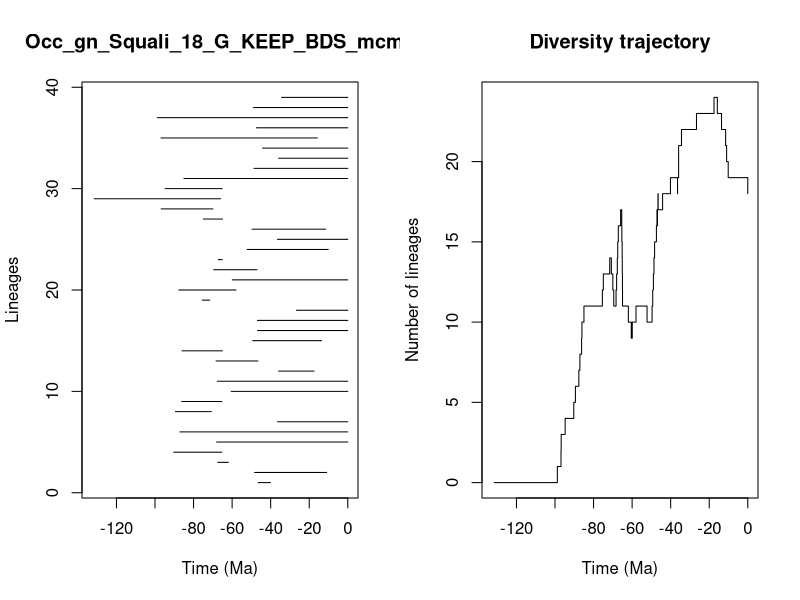

Recreate this plot in R.


pdf(file='../Results/Genus/5_MA_bins_EXT_EP_FT/pyrate_mcmc_logs/Occ_gn_Squali_18_G_KEEP_BDS_mcmc_LTT.pdf',width=0.6*20, height=0.6*10)
title = "Occ_gn_Squali_18_G_KEEP_BDS_mcmc"
ts=c(46.49281683516223, 48.3324545856406,67.4744977223342,90.25954654270492,68.04271662146154,87.08878728799523,36.44042541157194,89.41331679787874,86.20714982667229,60.444210615033846,67.67664912426736,35.87417145715648,68.32938625999792,86.02720242574148,49.30488274542662,46.844414441515646,46.85017192627387,26.604505619399674,75.43214402401205,87.63336505242128,59.9234263563778,69.52448765062452,67.15146897933745,52.24959038925736,36.44404707720271,49.64486042918594,74.92669785208433,96.80141947712247,131.56603178233206,94.73325015964653,84.98570743025883,48.66508319364468,35.86956550851448,44.19485699954507,96.88477599525442,47.388847374212894,98.78431908308532,48.94746602446097,34.39243056333091)
te=c(40.11888302776235, 10.976622729971071,61.95058106853422,65.37728861097632,0.0,0.0,0.0,70.77415785942243,65.32443600998015,0.0,0.0,17.511071761948394,46.602076155453894,65.01517755292326,13.619911281060972,0.0,0.0,0.0,71.60329484314332,57.9757794150408,0.0,47.103467737957004,65.10775756128938,10.150674745923169,0.0,11.48956116644177,64.97760900424852,70.00048454492176,65.97044720536778,65.15682248405417,0.0,0.0,0.0,0.0,15.800591760743146,0.0,0.0,0.0,0.0)
div_traj=c(0, 1,2,3,4,5,6,7,8,9,10,11,12,13,14,13,12,11,12,13,14,15,16,17,16,15,14,13,12,11,10,9,10,11,10,11,12,13,14,15,16,17,16,17,18,17,18,19,18,19,20,21,22,23,24,23,22,21,20,19,18)
time_events=c(131.56603178233206, 98.78431908308532,96.88477599525442,96.80141947712247,94.73325015964653,90.25954654270492,89.41331679787874,87.63336505242128,87.08878728799523,86.20714982667229,86.02720242574148,84.98570743025883,75.43214402401205,74.92669785208433,71.60329484314332,70.77415785942243,70.00048454492176,69.52448765062452,68.32938625999792,68.04271662146154,67.67664912426736,67.4744977223342,67.15146897933745,65.97044720536778,65.37728861097632,65.32443600998015,65.15682248405417,65.10775756128938,65.01517755292326,64.97760900424852,61.95058106853422,60.444210615033846,59.9234263563778,57.9757794150408,52.24959038925736,49.64486042918594,49.30488274542662,48.94746602446097,48.66508319364468,48.3324545856406,47.388847374212894,47.103467737957004,46.85017192627387,46.844414441515646,46.602076155453894,46.49281683516223,44.19485699954507,40.11888302776235,36.44404707720271,36.44042541157194,35.87417145715648,35.86956550851448,34.39243056333091,26.604505619399674,17.511071761948394,15.800591760743146,13.619911281060972,11.48956116644177,10.976622729971071,10.150674745923169,0.0)
                par(mfrow=c(1,2))
                L = length(ts)
                plot(ts, 1:L , xlim=c(-max(ts)-1,0), pch=20, type="n", main=title,xlab="Time (Ma)",ylab="Lineages")
                for (i in 1:L){segments(x0=-te[i],y0=i,x1=-ts[i],y1=i)}    
                t = -time_events
                plot(div_traj ~ t,type="s", main = "Diversity trajectory",xlab="Time (Ma)",ylab="Number of lineages",xlim=c(-max(ts)-1,0))
                abline(v=c(65,200,251,367,445),lty=2,col="gray")
                
